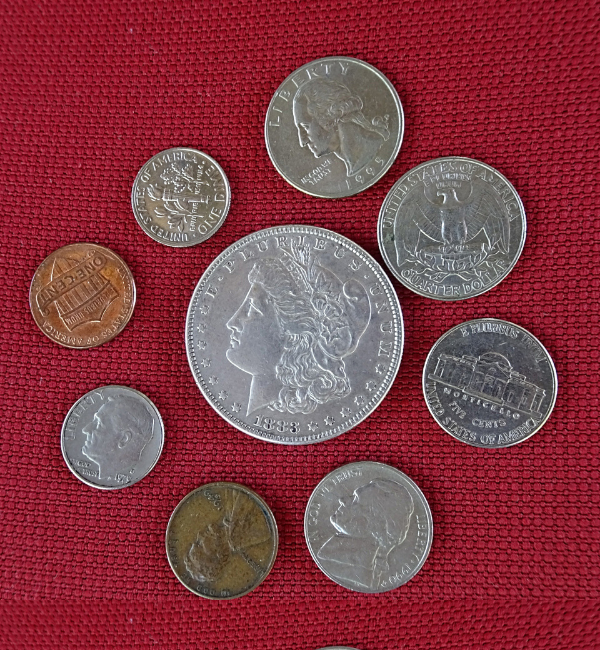
#> input picture Images/week2/CoinsA.png, 600 x 650 px
$ python test.py
#> lines starting #> are read from the running program, lines starting #| are printed output that depends on the picture; after the words box and inside, x2 and y2 are one past the last pixel; in counts of white or black regions, pixels touching at a corner belong together
import cv2
import numpy as np
import matplotlib.pyplot as plt
plt.rc('image', cmap = 'gray')

path = "Images/week2/CoinsA.png"
img = cv2.imread(path, cv2.IMREAD_COLOR)
#> img is the input picture: shape (650, 600, 3); mean B, G, R 68.8, 59.3, 131.9
img = cv2.resize(img, None, fx = 0.8, fy = 0.8, interpolation = cv2.INTER_AREA)
#> img: shape (520, 480, 3)
new = img.copy()
g1 = cv2.cvtColor(img, cv2.COLOR_BGR2GRAY)
b,g,r = cv2.split(img)
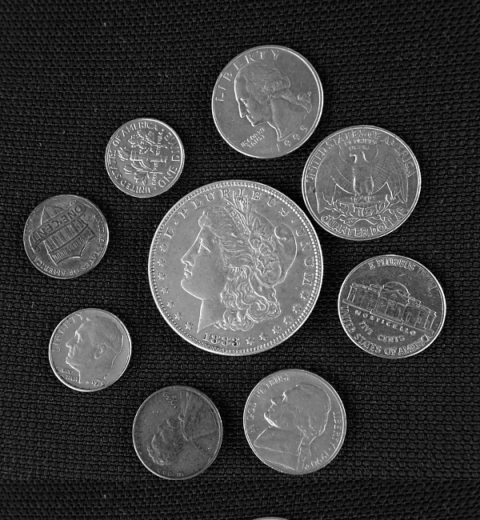
#> g: shape (520, 480); min 0, max 254, mean 59.3
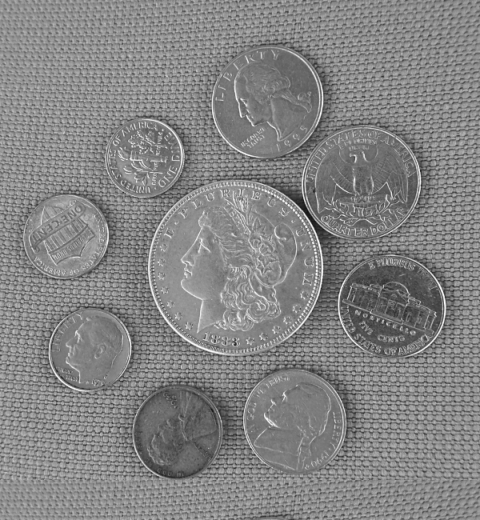
#> r: shape (520, 480); min 19, max 253, mean 131.9

'''
plt.subplot(2,2,1)
plt.imshow(g1)
plt.subplot(2,2,2)
plt.imshow(b)
plt.subplot(2,2,3)
plt.imshow(g)
plt.subplot(2,2,4)
plt.imshow(r)
plt.show()
'''
gray = g

'''
tmp = g.copy()
def threshold(value):
    global gray
    ret, gray = cv2.threshold(tmp,int(value), 255, cv2.THRESH_BINARY)
    cv2.imshow("img", gray)

cv2.namedWindow("img", cv2.WINDOW_NORMAL)
cv2.createTrackbar("thresh", "img", 127, 255, threshold)
'''

thresh = 68
ret, gray = cv2.threshold(gray, thresh, 255, cv2.THRESH_BINARY)
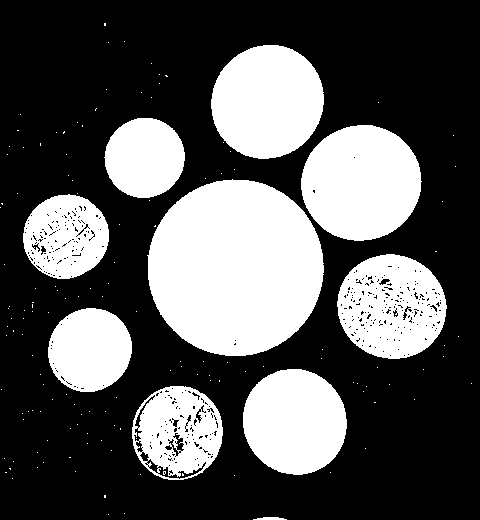
#> gray: shape (520, 480); 33.7% white; 146 white regions (136 under 20 px), largest, box (x1, y1, x2, y2) and area: (147, 179, 324, 356) 24429, (301, 125, 422, 241) 10890, (211, 45, 324, 159) 10065
#> ret = 68

k3 = cv2.getStructuringElement(cv2.MORPH_ELLIPSE, (3,3))
k5 = cv2.getStructuringElement(cv2.MORPH_ELLIPSE, (5,5))
k7 = cv2.getStructuringElement(cv2.MORPH_ELLIPSE, (7,7))
k9 = cv2.getStructuringElement(cv2.MORPH_ELLIPSE, (9,9))
k11 = cv2.getStructuringElement(cv2.MORPH_ELLIPSE, (11,11))

#The below is obtained only from experimentation
gray = cv2.dilate(gray,k3, iterations = 2)
#> gray: shape (520, 480); 37.4% white; 128 white regions (104 under 20 px), largest, box (x1, y1, x2, y2) and area: (145, 123, 424, 358) 37026, (209, 43, 326, 161) 10735, (335, 252, 449, 361) 9558
gray = cv2.morphologyEx(gray, cv2.MORPH_OPEN, k3, iterations = 3)
#> gray: shape (520, 480); 36.7% white; 10 white regions, largest, box (x1, y1, x2, y2) and area: (145, 123, 424, 358) 37023, (209, 43, 326, 161) 10714, (335, 252, 449, 361) 9558
gray = cv2.erode(gray,k3, iterations = 1)
#> gray: shape (520, 480); 35.6% white; 11 white regions (1 under 20 px)


params = cv2.SimpleBlobDetector_Params()

params.blobColor = 255

#params.minDistBetweenBlobs = 2

# Filter by Area.
params.filterByArea = False

# Filter by Circularity
params.filterByCircularity = True
params.minCircularity = 0.8

# Filter by Convexity
params.filterByConvexity = True
params.minConvexity = 0.8

# Filter by Inertia
params.filterByInertia =True
params.minInertiaRatio = 0.8

obj = cv2.SimpleBlobDetector_create(params)
keyPts = obj.detect(gray)
#> keyPts = 9 keypoints; (x, y, size): (235, 267, 177.3), (361, 182, 118.9), (267, 101, 114.2), (391, 306, 107.6), (294, 421, 105.9), (177, 432, 93.7), (65, 236, 86), (89, 350, 85.1), (144, 157, 81.1)

for k in keyPts:
    x,y = k.pt
    x = int(x)
    y = int(y)
    r = int(k.size/2)
    cv2.circle(img, (x,y), r, (0,255,0), thickness = 2, lineType= cv2.LINE_AA)
#> this loop made 9 passes
#> (k, x, y, r) on passes 1 to 9: (keypoint at (176.9, 432.5), size 93.7, 176, 432, 46), (keypoint at (294.4, 421.3), size 105.9, 294, 421, 52), (keypoint at (89.4, 349.5), size 85.1, 89, 349, 42), (keypoint at (391.3, 306.2), size 107.6, 391, 306, 53), (keypoint at (65.4, 236.1), size 86, 65, 236, 43), (keypoint at (235.1, 267.3), size 177.3, 235, 267, 88), (keypoint at (360.9, 182.4), size 118.9, 360, 182, 59), (keypoint at (144.2, 157.4), size 81.1, 144, 157, 40), (keypoint at (267, 101.4), size 114.2, 266, 101, 57)
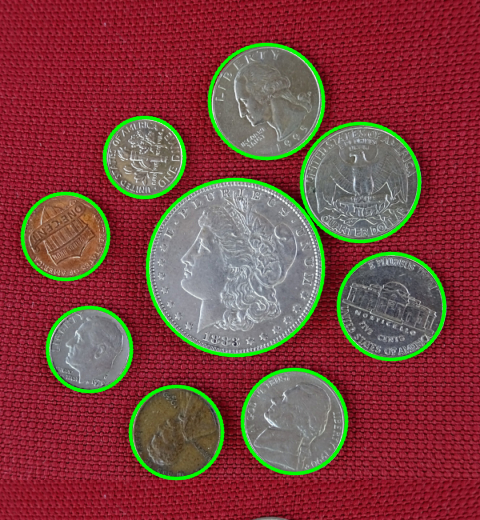
#> img: shape (520, 480, 3); mean B, G, R 65, 66.5, 126.4

print("No. of blobs using simpleBlobDetector is : ", len(keyPts))
#| No. of blobs using simpleBlobDetector is :  9

#Use CCA
ret, imgLabels = cv2.connectedComponents(gray)
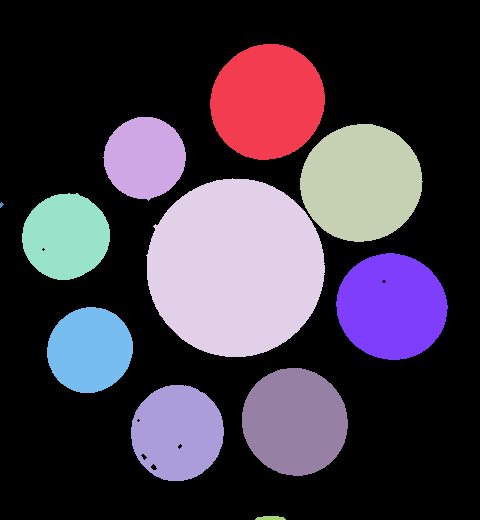
#> imgLabels: shape (520, 480) int32; 12 distinct labels, from 0 to 11; one colour per label, 0 black
#> ret = 12

min,max, _,__ = cv2.minMaxLoc(imgLabels)
#> min = 0; max = 11
tmp = gray.copy()
tmp = 255 * (imgLabels - min)/ (max - min)
tmp = np.uint8(tmp)
tmp = cv2.applyColorMap(tmp, cv2.COLORMAP_JET)
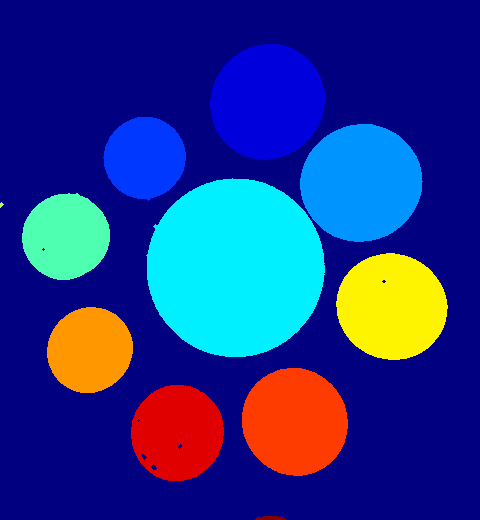
#> tmp: shape (520, 480, 3); mean B, G, R 138.2, 52.6, 32.6

print("No. of blobs using connectedComponents is : ", int(max-min))
#| No. of blobs using connectedComponents is :  11

cnts, hierarchy = cv2.findContours(gray, cv2.RETR_LIST, cv2.CHAIN_APPROX_SIMPLE)
#> cnts = 17 contours, 5 with area under 20; largest, box (x1, y1, x2, y2) and area: (146, 178, 325, 357) 24694, (300, 124, 423, 242) 11062, (210, 44, 325, 160) 10226, (336, 253, 448, 360) 9098, (242, 368, 348, 476) 8801

count = 0
for i,cnt in enumerate(cnts):
    area = cv2.contourArea(cnt)
    print(area)
    if int(area)>100:
        cv2.drawContours(new, cnts, i, (0,255,255), 2)
        M = cv2.moments(cnt)
        x = M["m10"]/M["m00"]
        y = M["m01"]/M["m00"]
        x,y = int(x), int(y)
        cv2.circle(new,(x,y),4, (0,0,255), -1)
        count = count +1
#> this loop made 17 passes
#> (area, x, y) on passes 6, 7, 8, 10, 13, 14, 15, 16, 17: (6888, 176, 432), (8801, 294, 421), (5641, 89, 349), (9097.5, 391, 306), (5781.5, 65, 236), (24694, 235, 267), (11062, 360, 182), (5156.5, 144, 157), (10226, 266, 101)
#> area on passes 1 to 3: 72, 29, 24.5
#| 72.0
#| 29.0
#| 24.5
#| 17.0
#| 8.0
#| 6888.0
#| 8801.0
#| 5641.0
#> (further printed lines are left out)
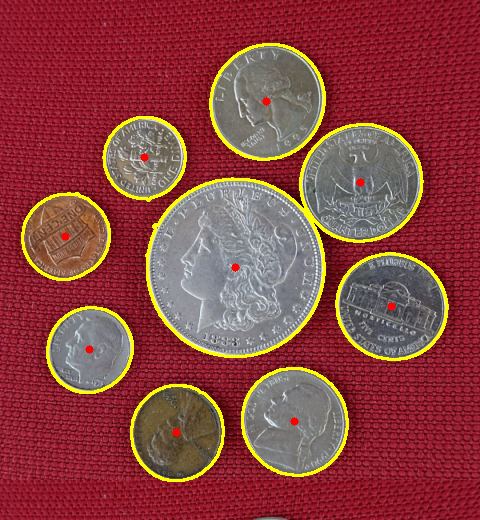
#> new: shape (520, 480, 3); mean B, G, R 65.6, 67.1, 137.8
#> after the loop, count = 9

print("No. of blobs using findContours is : ", count)
#| No. of blobs using findContours is :  9

cv2.imshow("img",new)
cv2.waitKey(0)
cv2.destroyAllWindows()
